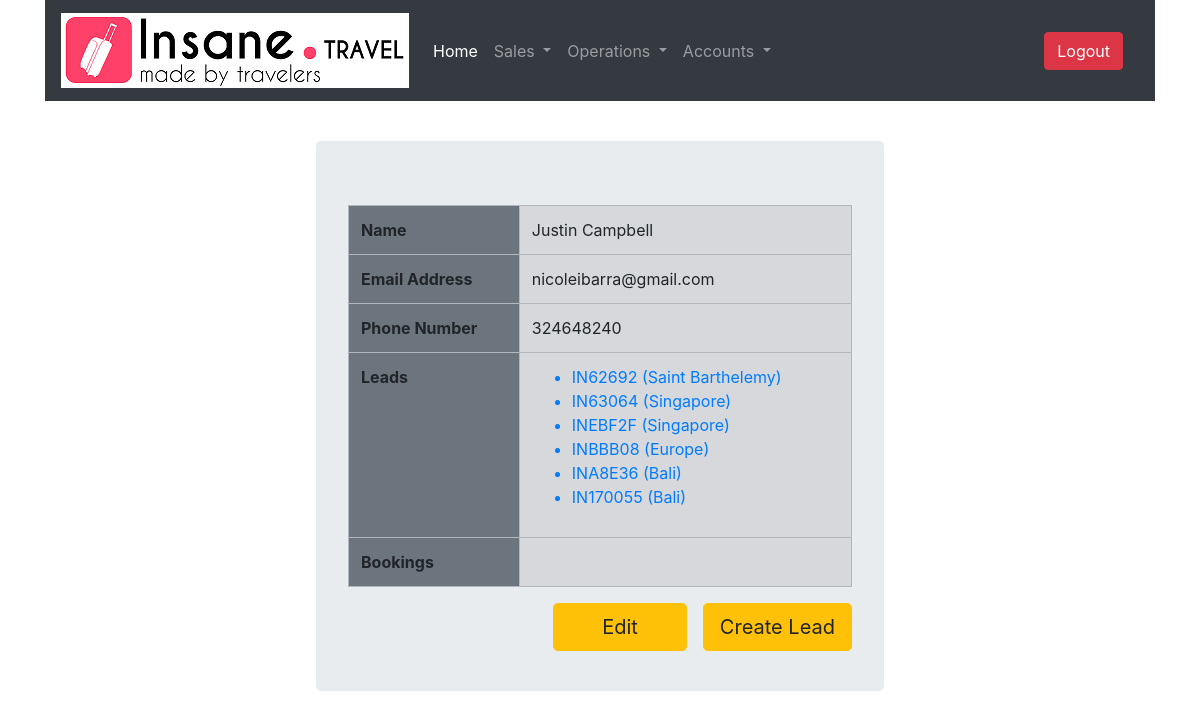
The app's page /sales/customer/23/ (signed in) with its own data.
### SalesApp/models.py (models this page shows, shortened)
class Customer(models.Model):
    name = models.CharField(max_length=256)
    email = models.EmailField(unique=True)
    phone = models.PositiveIntegerField()

class Lead(models.Model):
    lead_source_choices = [
        ('FNF', 'Friends & Family'),
        ('TT', 'Travel Triangle'),
        ('CRF', 'Customer Referral'),
        ('RPC', 'Repeat Customer'),
        ('FBAD','Facebook Ads'),
        ('B2B','B2B'),
        ('WEB','Website / Online Forums'),
    ]
    lead_status_choices = [
        ('NEW', 'New Enquiry'),
        ('QUOTED', 'Quoted'),
        ('BOOKED', 'Booked')
    ]
    customer = models.ForeignKey(Customer,related_name='Leads',on_delete=models.PROTECT)
    destinations = models.CharField(max_length=256)
    lead_source = models.CharField(max_length=256,choices=lead_source_choices,default='FNF')
    lead_source_id = models.CharField(max_length=25,blank=True)
    lead_status = models.CharField(max_length=25,choices=lead_status_choices,default='NEW')
    remarks = models.TextField(blank=True)
    trip_id = models.CharField(max_length=10,editable=False,unique=True,default=get_trip_id)
    creation_date = models.DateField(auto_now=True)

### SalesApp/views.py (the view)
# urls.py: path('customer/<int:pk>/',views.CustomerDetailView.as_view(),name='customer_detail'),
class CustomerDetailView(DetailView):
    model = Customer
    def get_context_data(self,**kwargs):
        context = super(CustomerDetailView,self).get_context_data(**kwargs)
        primary_key = self.kwargs.get('pk')
        context['leads'] = Lead.objects.filter(customer = primary_key)
        context['bookings'] = Booking.objects.filter(customer = primary_key)
        return context

### SalesApp/templates/SalesApp/customer_detail.html (shortened to what this page needs)
{% extends "base_staff.html" %}
{% block content %}
<div class="container w-50 p-3">
  <br>
  <div class="jumbotron">
    <table class="table table-bordered table-hover table-secondary">
      <tr>
        <th class="bg-secondary th-customer-detail">Name</th>
        <td>{{ customer.name }}</td>
      </tr>
      <tr>
        <th class="bg-secondary th-customer-detail">Email Address</th>
        <td>{{ customer.email }}</td>
      </tr>
      <tr>
        <th class="bg-secondary th-customer-detail">Phone Number</th>
        <td>{{ customer.phone }}</td>
      </tr>
      <tr>
        <th class="bg-secondary th-customer-detail">Leads</th>
        <td>
          <ul>
            {% for lead in leads %}
            <a href="{% url 'SalesApp:lead_detail' pk=lead.pk %}">
              <li>{{ lead.trip_id }} ({{lead.destinations}})</li></a>
            {% endfor %}
          </ul>
        </td>
      </tr>
      <tr>
        <th class="bg-secondary th-customer-detail">Bookings</th>
        <td>
        </td>
      </tr>
    </table>
    <form method="GET" action="{% url 'SalesApp:lead_create' %}">
        <button class="btn btn-warning btn-lg float-right" type="submit">Create Lead</button>
    </form>
    <a href="{% url 'SalesApp:customer_update' pk=customer.pk %}">
      <button class="btn btn-warning btn-lg float-right px-5 mx-3" type="submit">Edit</button> </a>
    <br>
  </div>
</div>
{% endblock %}

### records on screen
Customer: name "Justin Campbell", email "nicoleibarra@gmail.com", phone "324648240"
Lead: trip_id "IN62692", destinations "Saint Barthelemy"
Lead: trip_id "IN63064", destinations "Singapore"
Lead: trip_id "INEBF2F", destinations "Singapore"
Lead: trip_id "INBBB08", destinations "Europe"
Lead: trip_id "INA8E36", destinations "Bali"
Lead: trip_id "IN170055", destinations "Bali"
